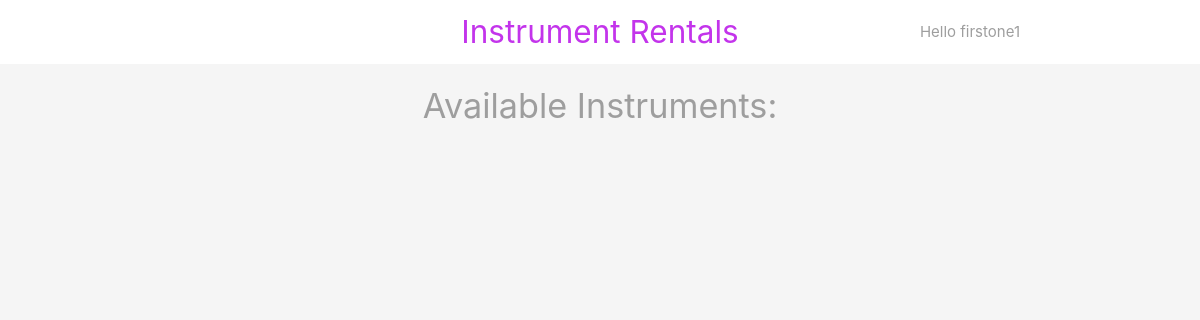
/buyer.php (signed in), run on an earlier commit of the app's database.
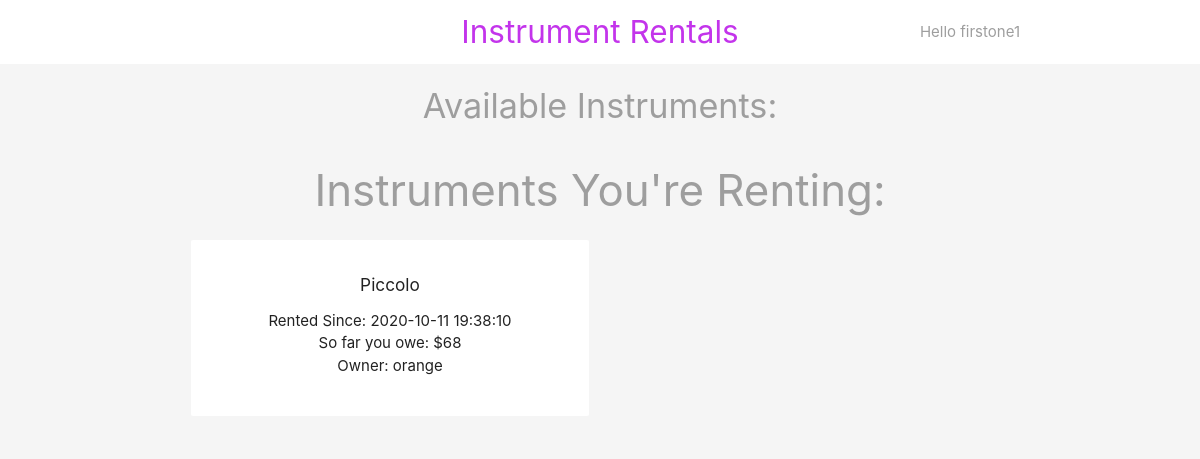
And on a later commit of the database.
### tables this page shows
CREATE TABLE `instrument` (
  `inst_id` int(11) NOT NULL,
  `name` varchar(255) NOT NULL,
  `date_posted` datetime DEFAULT NULL,
  `price` decimal(10,2) NOT NULL,
  `status` enum('available','hidden','rented') NOT NULL DEFAULT 'hidden',
  `rent_time` datetime DEFAULT NULL,
  `owner_username` varchar(32) NOT NULL,
  `renter_username` varchar(32) DEFAULT NULL
);

### buyer.php (the view, shortened to what this page needs)
<?php
include('db_connection.php');
$username = $_SESSION['username'];
?>
<!DOCTYPE html>
<html>
<?php include('inst_header2.php'); ?>
<h4 class="center grey-text">Available Instruments:</h4>
	<?php
	$sql = "SELECT * FROM instrument WHERE renter_username = '$username' AND CURRENT_TIMESTAMP >= rent_time";
	$result = mysqli_query($conn, $sql);
	$rents = mysqli_fetch_all($result, MYSQLI_ASSOC);
	if (mysqli_num_rows($result) != 0) {
	?>
	<h3 class="center grey-text">Instruments You're Renting:</h3>
		<?php } ?>
	<div class="container">
		<div class = "row">
			<?php foreach($rents as $rent): ?>
				<div class="col s6 md3">
					<div class="card z-depth-0">
						<div class = "card-content center">
							<h6><?php echo htmlspecialchars($rent['name']); ?></h6>
							<div>
								<ul>
								<li><?php echo 'Rented Since: '.htmlspecialchars($rent['rent_time']); ?></li>
								<li><?php
								$time = $rent['rent_time'];
								$sql2 = "SELECT DATEDIFF(CURRENT_TIMESTAMP, '$time') AS diff";
								$answer = mysqli_query($conn, $sql2);
								$costs = mysqli_fetch_all($answer, MYSQLI_ASSOC);
								foreach($costs as $cost) {
									$diff = $cost['diff'];
								}
								$amt = $rent['price'] * $diff;
								echo 'So far you owe: $'.htmlspecialchars($amt); ?>
								</li>
								<li><?php echo 'Owner: '.htmlspecialchars($rent['owner_username']); ?></li>
								</ul>
							</div>
						</div>
					</div>
				</div>
			<?php endforeach; ?>
		</div>
	</div>
</html>

### inst_header2.php (shortened to what this page needs)
<head>
    <link rel="stylesheet" href="https://cdnjs.cloudflare.com/ajax/libs/materialize/1.0.0/css/materialize.min.css">
</head>
	<body class = "grey lighten-4">
		<nav class="white z-depth-0">
			<div class="container">
				<a href="" class="brand-logo brand-text center">Instrument Rentals</a>
                <ul id="nav-mobile" class="right hide-on-small-and-down">
                    <li class="grey-text">Hello <?php echo htmlspecialchars($username); ?></li>
                </ul>
			</div>
		</nav>

### inst_header2.php (style rules this page uses)
.brand-text { color: #c334eb !important; }

What changed in the data, as far as the page shows it:
added instrument: name "Piccolo", rent_time "2020-10-11 19:38:10", amt "68", owner_username "orange"
Also different on the page:
text now shown: "Instruments You're Renting:"
